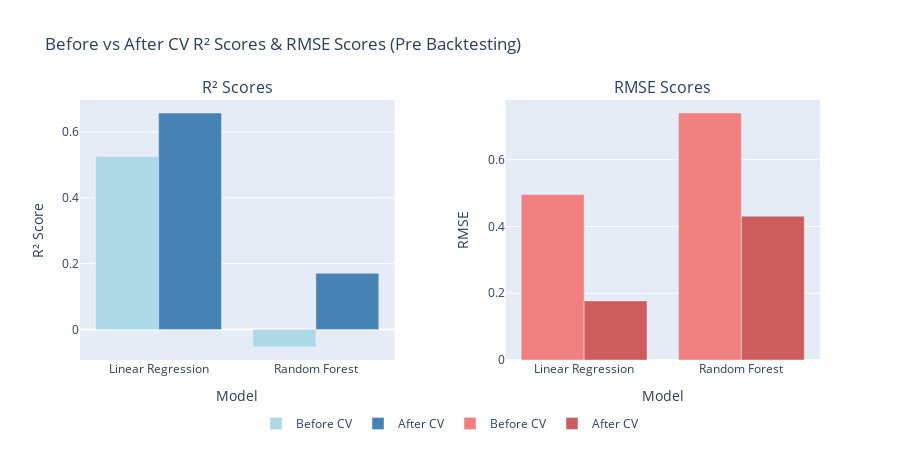

Write notebook code for a chart like this one.
### Code cell
# Import packages
from dash import Dash, html, dash_table, dcc
import pandas as pd
import numpy as np
import plotly.express as px
from sklearn.model_selection import train_test_split
import plotly.graph_objects as go
from plotly.subplots import make_subplots

from backtest import feature_importance

# Incorporate data
X = pd.read_csv('X.csv')
y = pd.read_csv('y.csv')
df = pd.read_csv('df.csv')

egg = pd.read_csv(r"y.csv")

# Join X and y on their indices
X['egg_price'] = egg

# Add a new column 'Y' which is the 'egg_price' column shifted down by 1 entry
X['Y'] = X['egg_price'].shift(-1)

X_train, X_test, y_train, y_test = train_test_split(X.drop(columns=['Y', 'Year-Month']), X['Y'], test_size=0.25, shuffle = False)

# Precomputed summaries
price_summary = df['Price'].describe().reset_index()

# Ensure 'Year-Month' is in datetime format for correlation calculation
X['Year-Month'] = pd.to_datetime(X['Year-Month'], format='%Y-%m', errors='coerce')

# Drop non-numeric columns before calculating the correlation matrix
corr_matrix = X_train.corr()

# Calculate the percentage increase from the previous month's price
latest_price = y.iloc[-1]
previous_price = y.iloc[-2]
percent_increase = (((latest_price - previous_price) / previous_price) * 100).iloc[0]

feature_importance = feature_importance.drop("const")

#R2 and RMSE values pre-backtest
# Models
models = ["Linear Regression", "Random Forest"]

# R² values
r2_before = [0.526, -0.053]
r2_after = [0.658, 0.171]

# RMSE values
rmse_before = [0.496, 0.740]
rmse_after = [0.177, 0.431]

# Build the figure for Pre Backtest Performance
fig_pre = make_subplots(
    rows=1, cols=2,
    subplot_titles=("R² Scores", "RMSE Scores"),
    shared_xaxes=False,
    horizontal_spacing=0.15
)

# R²
fig_pre.add_trace(go.Bar(name="Before CV", x=models, y=r2_before, marker_color='lightblue'), row=1, col=1).add_trace(go.Bar(name="After CV", x=models, y=r2_after, marker_color='steelblue'), row=1, col=1)

# RMSE
fig_pre.add_trace(go.Bar(name="Before CV", x=models, y=rmse_before, marker_color='lightcoral'), row=1, col=2).add_trace(go.Bar(name="After CV", x=models, y=rmse_after, marker_color='indianred'), row=1, col=2)

fig_pre.update_layout(
    barmode='group',
    height=450,
    title_text="Before vs After CV R² Scores & RMSE Scores (Pre Backtesting)",
    legend=dict(
        orientation="h",
        yanchor="bottom",
        y=-0.3,
        xanchor="center",
        x=0.5
    )
)
fig_pre.update_yaxes(title_text="R² Score", row=1, col=1).update_yaxes(title_text="RMSE", row=1, col=2).update_xaxes(title_text="Model", row=1, col=1).update_xaxes(title_text="Model", row=1, col=2)

### Figure 1 — Plotly figure (JSON) as saved in the notebook; plotly's stock layout.template omitted (floating-point values rounded to 4 significant figures)
{"data": [{"marker": {"color": "lightblue"}, "name": "Before CV", "type": "bar", "x": ["Linear Regression", "Random Forest"], "xaxis": "x", "y": [0.526, -0.053], "yaxis": "y"}, {"marker": {"color": "steelblue"}, "name": "After CV", "type": "bar", "x": ["Linear Regression", "Random Forest"], "xaxis": "x", "y": [0.658, 0.171], "yaxis": "y"}, {"marker": {"color": "lightcoral"}, "name": "Before CV", "type": "bar", "x": ["Linear Regression", "Random Forest"], "xaxis": "x2", "y": [0.496, 0.74], "yaxis": "y2"}, {"marker": {"color": "indianred"}, "name": "After CV", "type": "bar", "x": ["Linear Regression", "Random Forest"], "xaxis": "x2", "y": [0.177, 0.431], "yaxis": "y2"}], "layout": {"annotations": [{"font": {"size": 16}, "showarrow": false, "text": "R² Scores", "x": 0.2125, "xanchor": "center", "xref": "paper", "y": 1, "yanchor": "bottom", "yref": "paper"}, {"font": {"size": 16}, "showarrow": false, "text": "RMSE Scores", "x": 0.7875, "xanchor": "center", "xref": "paper", "y": 1, "yanchor": "bottom", "yref": "paper"}], "barmode": "group", "height": 450, "legend": {"orientation": "h", "x": 0.5, "xanchor": "center", "y": -0.3, "yanchor": "bottom"}, "title": {"text": "Before vs After CV R² Scores & RMSE Scores (Pre Backtesting)"}, "xaxis": {"anchor": "y", "domain": [0, 0.425], "title": {"text": "Model"}}, "xaxis2": {"anchor": "y2", "domain": [0.575, 1], "title": {"text": "Model"}}, "yaxis": {"anchor": "x", "domain": [0, 1], "title": {"text": "R² Score"}}, "yaxis2": {"anchor": "x2", "domain": [0, 1], "title": {"text": "RMSE"}}}}
